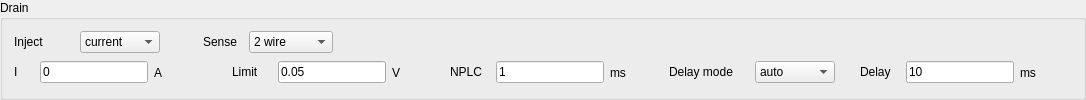
              <widget class="QGroupBox" name="DrainBox">
               <property name="title">
                <string>Drain</string>
               </property>
               <layout class="QVBoxLayout" name="verticalLayout_7">
                <item>
                 <layout class="QHBoxLayout" name="HBoxLayout_generalDrain" stretch="10,1,0,20">
                  <item>
                   <layout class="QHBoxLayout" name="HBoxLayout_drainInject" stretch="0,0">
                    <item>
                     <widget class="QLabel" name="label_drainInject">
                      <property name="sizePolicy">
                       <sizepolicy hsizetype="Fixed" vsizetype="Fixed">
                        <horstretch>0</horstretch>
                        <verstretch>0</verstretch>
                       </sizepolicy>
                      </property>
                      <property name="minimumSize">
                       <size>
                        <width>60</width>
                        <height>0</height>
                       </size>
                      </property>
                      <property name="text">
                       <string>Inject</string>
                      </property>
                     </widget>
                    </item>
                    <item>
                     <widget class="QComboBox" name="comboBox_drainInject">
                      <property name="sizePolicy">
                       <sizepolicy hsizetype="Fixed" vsizetype="Fixed">
                        <horstretch>0</horstretch>
                        <verstretch>0</verstretch>
                       </sizepolicy>
                      </property>
                      <property name="minimumSize">
                       <size>
                        <width>80</width>
                        <height>0</height>
                       </size>
                      </property>
                      <property name="currentIndex">
                       <number>0</number>
                      </property>
                      <item>
                       <property name="text">
                        <string>current</string>
                       </property>
                      </item>
                      <item>
                       <property name="text">
                        <string>voltage</string>
                       </property>
                      </item>
                     </widget>
                    </item>
                   </layout>
                  </item>
                  <item>
                   <spacer name="horizontalSpacer_23">
                    <property name="orientation">
                     <enum>Qt::Orientation::Horizontal</enum>
                    </property>
                    <property name="sizeHint" stdset="0">
                     <size>
                      <width>40</width>
                      <height>20</height>
                     </size>
                    </property>
                   </spacer>
                  </item>
                  <item>
                   <layout class="QHBoxLayout" name="HBoxLayout_drainSenseMode" stretch="0,0">
                    <item>
                     <widget class="QLabel" name="label_drainSenseMode">
                      <property name="sizePolicy">
                       <sizepolicy hsizetype="Fixed" vsizetype="Fixed">
                        <horstretch>0</horstretch>
                        <verstretch>0</verstretch>
                       </sizepolicy>
                      </property>
                      <property name="minimumSize">
                       <size>
                        <width>40</width>
                        <height>0</height>
                       </size>
                      </property>
                      <property name="text">
                       <string>Sense</string>
                      </property>
                     </widget>
                    </item>
                    <item>
                     <widget class="QComboBox" name="comboBox_drainSenseMode">
                      <property name="sizePolicy">
                       <sizepolicy hsizetype="Fixed" vsizetype="Fixed">
                        <horstretch>0</horstretch>
                        <verstretch>0</verstretch>
                       </sizepolicy>
                      </property>
                      <property name="minimumSize">
                       <size>
                        <width>80</width>
                        <height>0</height>
                       </size>
                      </property>
                      <property name="currentIndex">
                       <number>0</number>
                      </property>
                      <item>
                       <property name="text">
                        <string>2 wire</string>
                       </property>
                      </item>
                      <item>
                       <property name="text">
                        <string>4 wire</string>
                       </property>
                      </item>
                      <item>
                       <property name="text">
                        <string>2 &amp; 4 wire</string>
                       </property>
                      </item>
                     </widget>
                    </item>
                   </layout>
                  </item>
                  <item>
                   <spacer name="horizontalSpacer_24">
                    <property name="orientation">
                     <enum>Qt::Orientation::Horizontal</enum>
                    </property>
                    <property name="sizeHint" stdset="0">
                     <size>
                      <width>40</width>
                      <height>20</height>
                     </size>
                    </property>
                   </spacer>
                  </item>
                 </layout>
                </item>
                <item>
                 <layout class="QHBoxLayout" name="HBoxLayout_drainLine2" stretch="10,1,10,1,10,1,10,1,10,1">
                  <item>
                   <layout class="QHBoxLayout" name="HBoxLayout_drainStart" stretch="0,0,0">
                    <item>
                     <widget class="QLabel" name="label_drainSetValue">
                      <property name="sizePolicy">
                       <sizepolicy hsizetype="Fixed" vsizetype="Fixed">
                        <horstretch>0</horstretch>
                        <verstretch>0</verstretch>
                       </sizepolicy>
                      </property>
                      <property name="minimumSize">
                       <size>
                        <width>20</width>
                        <height>0</height>
                       </size>
                      </property>
                      <property name="text">
                       <string>I</string>
                      </property>
                     </widget>
                    </item>
                    <item>
                     <widget class="QLineEdit" name="lineEdit_drainSetValue">
                      <property name="sizePolicy">
                       <sizepolicy hsizetype="Fixed" vsizetype="Fixed">
                        <horstretch>0</horstretch>
                        <verstretch>0</verstretch>
                       </sizepolicy>
                      </property>
                      <property name="minimumSize">
                       <size>
                        <width>20</width>
                        <height>0</height>
                       </size>
                      </property>
                      <property name="text">
                       <string>0</string>
                      </property>
                     </widget>
                    </item>
                    <item>
                     <widget class="QLabel" name="label_drainSetValueUnits">
                      <property name="text">
                       <string>A</string>
                      </property>
                     </widget>
                    </item>
                   </layout>
                  </item>
                  <item>
                   <spacer name="horizontalSpacer_22">
                    <property name="orientation">
                     <enum>Qt::Orientation::Horizontal</enum>
                    </property>
                    <property name="sizeHint" stdset="0">
                     <size>
                      <width>40</width>
                      <height>20</height>
                     </size>
                    </property>
                   </spacer>
                  </item>
                  <item>
                   <layout class="QHBoxLayout" name="HBoxLayout_drainLimit" stretch="0,0,0">
                    <item>
                     <widget class="QLabel" name="label_drainLimit">
                      <property name="sizePolicy">
                       <sizepolicy hsizetype="Fixed" vsizetype="Fixed">
                        <horstretch>0</horstretch>
                        <verstretch>0</verstretch>
                       </sizepolicy>
                      </property>
                      <property name="minimumSize">
                       <size>
                        <width>40</width>
                        <height>0</height>
                       </size>
                      </property>
                      <property name="text">
                       <string>Limit</string>
                      </property>
                     </widget>
                    </item>
                    <item>
                     <widget class="QLineEdit" name="lineEdit_drainLimit">
                      <property name="sizePolicy">
                       <sizepolicy hsizetype="Fixed" vsizetype="Fixed">
                        <horstretch>0</horstretch>
                        <verstretch>0</verstretch>
                       </sizepolicy>
                      </property>
                      <property name="minimumSize">
                       <size>
                        <width>20</width>
                        <height>0</height>
                       </size>
                      </property>
                      <property name="text">
                       <string>0.05</string>
                      </property>
                     </widget>
                    </item>
                    <item>
                     <widget class="QLabel" name="label_drainLimitUnits">
                      <property name="text">
                       <string>V</string>
                      </property>
                     </widget>
                    </item>
                   </layout>
                  </item>
                  <item>
                   <spacer name="horizontalSpacer_25">
                    <property name="orientation">
                     <enum>Qt::Orientation::Horizontal</enum>
                    </property>
                    <property name="sizeHint" stdset="0">
                     <size>
                      <width>40</width>
                      <height>20</height>
                     </size>
                    </property>
                   </spacer>
                  </item>
                  <item>
                   <layout class="QHBoxLayout" name="HBoxLayout_drainNPLC" stretch="0,0,0">
                    <item>
                     <widget class="QLabel" name="label_drainNPLC">
                      <property name="sizePolicy">
                       <sizepolicy hsizetype="Fixed" vsizetype="Fixed">
                        <horstretch>0</horstretch>
                        <verstretch>0</verstretch>
                       </sizepolicy>
                      </property>
                      <property name="minimumSize">
                       <size>
                        <width>40</width>
                        <height>0</height>
                       </size>
                      </property>
                      <property name="text">
                       <string>NPLC</string>
                      </property>
                     </widget>
                    </item>
                    <item>
                     <widget class="QLineEdit" name="lineEdit_drainNPLC">
                      <property name="sizePolicy">
                       <sizepolicy hsizetype="Fixed" vsizetype="Fixed">
                        <horstretch>0</horstretch>
                        <verstretch>0</verstretch>
                       </sizepolicy>
                      </property>
                      <property name="minimumSize">
                       <size>
                        <width>20</width>
                        <height>0</height>
                       </size>
                      </property>
                      <property name="baseSize">
                       <size>
                        <width>0</width>
                        <height>0</height>
                       </size>
                      </property>
                      <property name="text">
                       <string>1</string>
                      </property>
                     </widget>
                    </item>
                    <item>
                     <widget class="QLabel" name="label_drainNPLCUnits">
                      <property name="text">
                       <string>ms</string>
                      </property>
                     </widget>
                    </item>
                   </layout>
                  </item>
                  <item>
                   <spacer name="horizontalSpacer_26">
                    <property name="orientation">
                     <enum>Qt::Orientation::Horizontal</enum>
                    </property>
                    <property name="sizeHint" stdset="0">
                     <size>
                      <width>40</width>
                      <height>20</height>
                     </size>
                    </property>
                   </spacer>
                  </item>
                  <item>
                   <layout class="QHBoxLayout" name="HBoxLayout_drainDelayMode">
                    <item>
                     <widget class="QLabel" name="label_drainDelayMode">
                      <property name="sizePolicy">
                       <sizepolicy hsizetype="Fixed" vsizetype="Fixed">
                        <horstretch>0</horstretch>
                        <verstretch>0</verstretch>
                       </sizepolicy>
                      </property>
                      <property name="minimumSize">
                       <size>
                        <width>80</width>
                        <height>0</height>
                       </size>
                      </property>
                      <property name="text">
                       <string>Delay mode</string>
                      </property>
                     </widget>
                    </item>
                    <item>
                     <widget class="QComboBox" name="comboBox_drainDelayMode">
                      <property name="sizePolicy">
                       <sizepolicy hsizetype="Fixed" vsizetype="Fixed">
                        <horstretch>0</horstretch>
                        <verstretch>0</verstretch>
                       </sizepolicy>
                      </property>
                      <property name="minimumSize">
                       <size>
                        <width>80</width>
                        <height>0</height>
                       </size>
                      </property>
                      <property name="currentIndex">
                       <number>0</number>
                      </property>
                      <item>
                       <property name="text">
                        <string>auto</string>
                       </property>
                      </item>
                      <item>
                       <property name="text">
                        <string>manual</string>
                       </property>
                      </item>
                     </widget>
                    </item>
                   </layout>
                  </item>
                  <item>
                   <spacer name="horizontalSpacer_27">
                    <property name="orientation">
                     <enum>Qt::Orientation::Horizontal</enum>
                    </property>
                    <property name="sizeHint" stdset="0">
                     <size>
                      <width>40</width>
                      <height>20</height>
                     </size>
                    </property>
                   </spacer>
                  </item>
                  <item>
                   <layout class="QHBoxLayout" name="HBoxLayout_drainDelay" stretch="0,0,0">
                    <item>
                     <widget class="QLabel" name="label_drainDelay">
                      <property name="sizePolicy">
                       <sizepolicy hsizetype="Fixed" vsizetype="Fixed">
                        <horstretch>0</horstretch>
                        <verstretch>0</verstretch>
                       </sizepolicy>
                      </property>
                      <property name="minimumSize">
                       <size>
                        <width>40</width>
                        <height>0</height>
                       </size>
                      </property>
                      <property name="text">
                       <string>Delay</string>
                      </property>
                     </widget>
                    </item>
                    <item>
                     <widget class="QLineEdit" name="lineEdit_drainDelay">
                      <property name="sizePolicy">
                       <sizepolicy hsizetype="Fixed" vsizetype="Fixed">
                        <horstretch>0</horstretch>
                        <verstretch>0</verstretch>
                       </sizepolicy>
                      </property>
                      <property name="minimumSize">
                       <size>
                        <width>20</width>
                        <height>0</height>
                       </size>
                      </property>
                      <property name="text">
                       <string>10</string>
                      </property>
                     </widget>
                    </item>
                    <item>
                     <widget class="QLabel" name="label_drainDelayUnits">
                      <property name="text">
                       <string>ms</string>
                      </property>
                     </widget>
                    </item>
                   </layout>
                  </item>
                  <item>
                   <spacer name="horizontalSpacer_28">
                    <property name="orientation">
                     <enum>Qt::Orientation::Horizontal</enum>
                    </property>
                    <property name="sizeHint" stdset="0">
                     <size>
                      <width>40</width>
                      <height>20</height>
                     </size>
                    </property>
                   </spacer>
                  </item>
                 </layout>
                </item>
               </layout>
              </widget>
